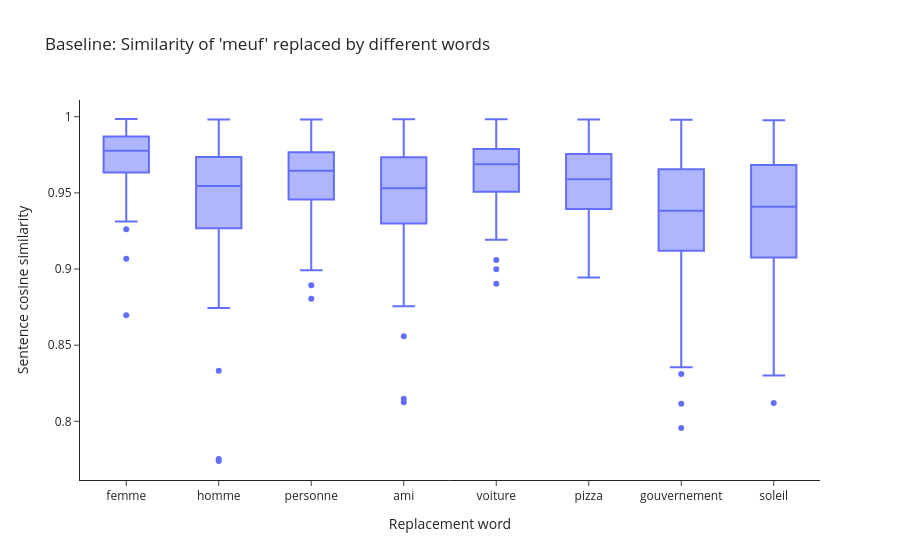
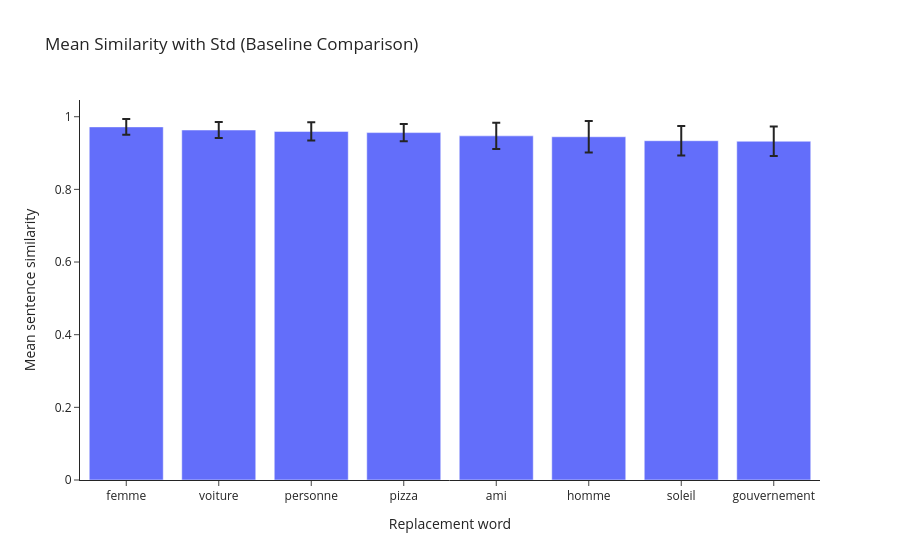

The notebook cell saved with these charts, in order:
### Code cell
import re
import numpy as np
import pandas as pd
import torch
import torch.nn.functional as F
import plotly.express as px

# Baseline experiment: compare meuf->femme vs meuf->other words
input_file = "../outputs/meuf_sentences.txt"

if "sentences_meuf" not in globals():
    with open(input_file, "r", encoding="utf-8") as f:
        sentences_meuf = [line.strip() for line in f if line.strip()]

if "tokenizer" not in globals() or "model" not in globals():
    from transformers import AutoTokenizer, AutoModel
    tokenizer = AutoTokenizer.from_pretrained("camembert-base")
    model = AutoModel.from_pretrained("camembert-base")
    model.eval()

def sentence_embedding(text):
    inputs = tokenizer(text, return_tensors="pt", truncation=True, max_length=128)
    with torch.no_grad():
        outputs = model(**inputs)
    return outputs.last_hidden_state.mean(dim=1).squeeze(0)

def cosine_similarity(a, b):
    return F.cosine_similarity(a.unsqueeze(0), b.unsqueeze(0)).item()

pattern_meuf = re.compile(r"\bmeufs?\b", re.IGNORECASE)

def replace_meuf_with_word(text, target_word):
    def _repl(match):
        original = match.group(0)
        is_plural = original.lower().endswith("s")
        return target_word + ("s" if is_plural else "")
    return pattern_meuf.sub(_repl, text)

baseline_words = [
    "femme",      # target pair
    "homme",      # semantically related
    "personne",   # semantically related
    "ami",        # loosely related
    "voiture",    # unrelated
    "pizza",      # unrelated
    "gouvernement",
    "soleil",
]

rows = []
for w in baseline_words:
    replaced_sentences = [replace_meuf_with_word(s, w) for s in sentences_meuf]
    sims = []
    for s_org, s_rep in zip(sentences_meuf, replaced_sentences):
        emb1 = sentence_embedding(s_org)
        emb2 = sentence_embedding(s_rep)
        sims.append(cosine_similarity(emb1, emb2))

    rows.extend([{"target_word": w, "similarity": s} for s in sims])

baseline_df = pd.DataFrame(rows)
summary_df = (
    baseline_df.groupby("target_word", as_index=False)["similarity"]
    .agg(["mean", "std", "median", "min", "max", "count"])
    .reset_index()
    .sort_values("mean", ascending=False)
    .rename(columns={"mean": "mean_similarity", "std": "std_similarity"})
)

print("=== Mean similarity by replacement word ===")
print(summary_df[["target_word", "mean_similarity", "std_similarity", "median", "count"]])

femme_mean = summary_df.loc[summary_df["target_word"] == "femme", "mean_similarity"].iloc[0]
rank = int((summary_df["mean_similarity"] > femme_mean).sum() + 1)
print(f"\nmeuf -> femme mean similarity: {femme_mean:.4f} (rank {rank}/{len(summary_df)})")

fig = px.box(
    baseline_df,
    x="target_word",
    y="similarity",
    points="outliers",
    title="Baseline: Similarity of 'meuf' replaced by different words",
    labels={"target_word": "Replacement word", "similarity": "Sentence cosine similarity"},
)
fig.update_layout(template="simple_white")
fig.show()

fig_mean = px.bar(
    summary_df,
    x="target_word",
    y="mean_similarity",
    error_y="std_similarity",
    title="Mean Similarity with Std (Baseline Comparison)",
    labels={"target_word": "Replacement word", "mean_similarity": "Mean sentence similarity"},
)
fig_mean.update_layout(template="simple_white")
fig_mean.show()

### Figure 1 — Plotly figure (JSON) as saved in the notebook; plotly's stock layout.template omitted (floating-point values rounded to 4 significant figures; data arrays with more than 128 entries replaced by an {"elided": "..."} marker saying what was removed)
{"data": [{"alignmentgroup": "True", "boxpoints": "outliers", "hovertemplate": "Replacement word=%{x}<br>Sentence cosine similarity=%{y}<extra></extra>", "legendgroup": "", "marker": {"color": "#636efa"}, "name": "", "notched": false, "offsetgroup": "", "orientation": "v", "showlegend": false, "type": "box", "x": {"elided": "632 str values"}, "x0": " ", "xaxis": "x", "y": {"elided": "632 float values"}, "y0": " ", "yaxis": "y"}], "layout": {"boxmode": "group", "legend": {"tracegroupgap": 0}, "title": {"text": "Baseline: Similarity of 'meuf' replaced by different words"}, "xaxis": {"anchor": "y", "domain": [0, 1], "title": {"text": "Replacement word"}}, "yaxis": {"anchor": "x", "domain": [0, 1], "title": {"text": "Sentence cosine similarity"}}}}

### Figure 2 — Plotly figure (JSON) as saved in the notebook; plotly's stock layout.template omitted (floating-point values rounded to 4 significant figures)
{"data": [{"error_y": {"array": [0.02171, 0.02215, 0.02518, 0.02402, 0.03597, 0.0431, 0.04055, 0.04078]}, "hovertemplate": "Replacement word=%{x}<br>Mean sentence similarity=%{y}<extra></extra>", "legendgroup": "", "marker": {"color": "#636efa", "pattern": {"shape": ""}}, "name": "", "orientation": "v", "showlegend": false, "textposition": "auto", "type": "bar", "x": ["femme", "voiture", "personne", "pizza", "ami", "homme", "soleil", "gouvernement"], "xaxis": "x", "y": [0.972, 0.9634, 0.9595, 0.9563, 0.9473, 0.9448, 0.9339, 0.9325], "yaxis": "y"}], "layout": {"barmode": "relative", "legend": {"tracegroupgap": 0}, "title": {"text": "Mean Similarity with Std (Baseline Comparison)"}, "xaxis": {"anchor": "y", "domain": [0, 1], "title": {"text": "Replacement word"}}, "yaxis": {"anchor": "x", "domain": [0, 1], "title": {"text": "Mean sentence similarity"}}}}
